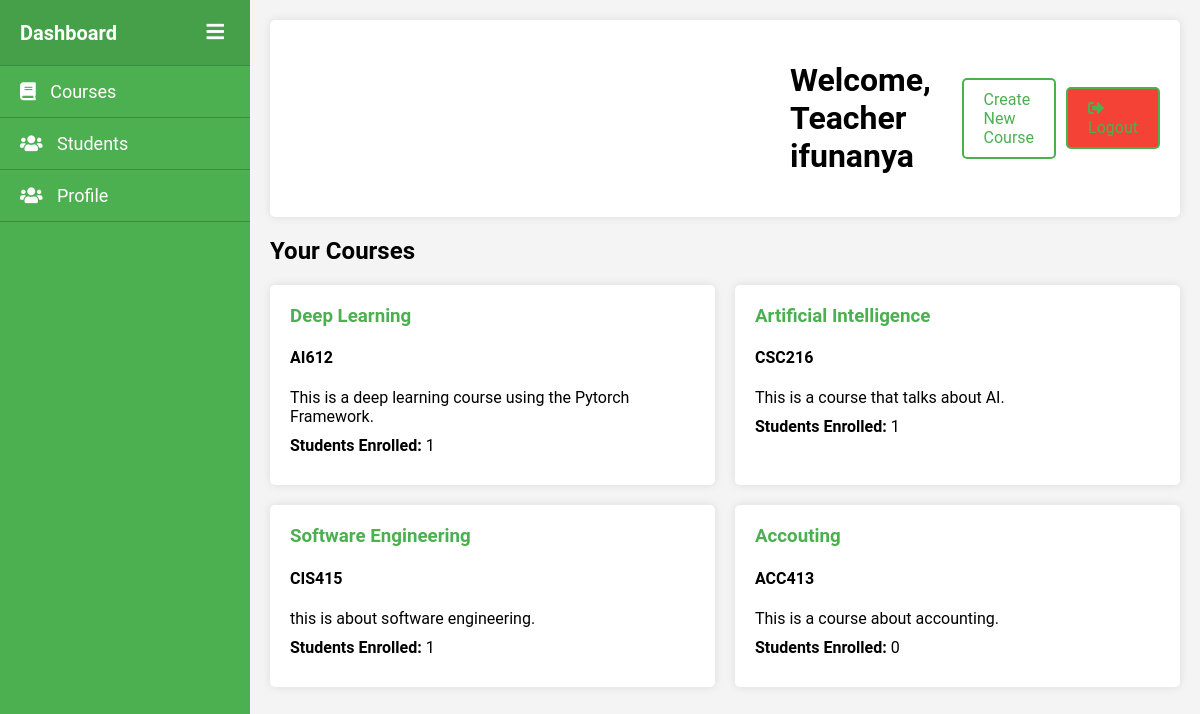
/attendace/teacher-dashboard (signed in), run on the app's committed database.
### accounts/models.py (models this page shows, shortened)
class User(AbstractUser):
    is_student = models.BooleanField(default=False)
    is_teacher = models.BooleanField(default=False)
    is_admin = models.BooleanField(default=False)

### attendace/models.py (models this page shows, shortened)
class Course(models.Model):
    course_title = models.CharField(max_length=50, default='')
    course_code = models.CharField(max_length=50, unique=True)
    description = models.TextField()
    requirements = models.TextField()
    start_date = models.DateField()
    end_date = models.DateField()
    teacher = models.ForeignKey(settings.AUTH_USER_MODEL, on_delete=models.CASCADE)
    students = models.ManyToManyField(settings.AUTH_USER_MODEL, related_name='enrolled_courses')

### attendace/views.py (the view)
# urls.py: path('teacher-dashboard', views.teacher_dashboard, name='teacher-dashboard'),
@login_required
def teacher_dashboard(request):
    courses = models.Course.objects.filter(teacher=request.user)
    return render(request, 'attendance/teacher_dashboard.html', {'courses': courses})

### attendace/templatetags/custom_filters.py (called while the page is built)
@register.filter
def first_sentence(value):
    sentences = value.split('.')
    if sentences:
        return sentences[0] + '.'  # Ensure the period is included
    return value

### attendace/templates/attendance/teacher_dashboard.html (shortened to what this page needs)
<!DOCTYPE html>
<html lang="en">
    {% load static %}
    {% load custom_filters %}
<head>
    <link rel="stylesheet" href="{% static 'attendace/css/teacher-dashboard.css' %}">
    <link rel="stylesheet" href="https://cdnjs.cloudflare.com/ajax/libs/font-awesome/5.15.3/css/all.min.css">
</head>
<body>
    <div class="sidebar" id="sidebar">
        <div class="sidebar-header">
            <h2>Dashboard</h2>
            <button class="toggle-btn" onclick="toggleSidebar()">
                <i class="fas fa-bars"></i>
            </button>
        </div>
        <ul class="nav-links">
            <li><a href="{% url 'attendace:teacher-dashboard' %}"><i class="fas fa-book"></i> Courses</a></li>
            <li><a href="#"><i class="fas fa-users"></i> Students</a></li>
            <li><a href="{% url 'attendace:user-profile' %}"><i class="fas fa-users"></i> Profile</a></li>
        </ul>
    </div>
    <div class="main-content" id="main-content">
        <header>
            <h1 style='padding-left:500px;'>Welcome, Teacher {{user.username}}</h1>
            <div class="header-actions">
                <a href="{% url 'attendace:create-course' %}" class="create-course-button">Create New Course</a>
                <a href={% url 'logout' %} class="logout-button"><i class="fas fa-sign-out-alt"></i> Logout</a>
            </div>
        </header>
        <main>
            <h2>Your Courses</h2>
            <div class="courses">
            {% for course in courses %}
                <div class="course-card">
                    <a href = {% url 'attendace:course-detail' course.id%}><h3>{{course.course_title}}</h3></a>
                    <h4>{{course.course_code}}</a></h4>
                    <p>{{ course.description|first_sentence }}</p>
                    <p><strong>Students Enrolled:</strong> <a href={% url 'attendace:enrolled-students' course.id%}>{{course.students.count}}</a></p>
                </div>
                {% endfor %}
            </div>
        </main>
    </div>
</body>
</html>

### attendace/static/attendace/css/teacher-dashboard.css (style rules this page uses)
body { font-family: 'Roboto', sans-serif; margin: 0; background-color: #f4f4f4; display: flex; height: 100vh; }
.sidebar { width: 250px; background-color: #4CAF50; color: white; display: flex; flex-direction: column; position: fixed; height: 100%; }
.sidebar-header { padding: 20px; text-align: center; background-color: #45A049; border-bottom: 1px solid #388E3C; }
.nav-links { list-style: none; padding: 0; margin: 0; flex-grow: 1; }
.nav-links li { border-bottom: 1px solid #388E3C; }
.nav-links a { color: white; text-decoration: none; display: block; padding: 15px 20px; font-size: 18px; }
.nav-links a i { margin-right: 10px; }
.main-content { margin-left: 250px; padding: 20px; flex-grow: 1; }
header { display: flex; justify-content: space-between; align-items: center; background-color: #fff; padding: 20px; border-radius: 5px; box-shadow: 0 0 10px rgba(0, 0, 0, 0.1); margin-bottom: 20px; }
.header-actions { display: flex; align-items: center; }
.header-actions a { margin-left: 10px; text-decoration: none; color: #4CAF50; padding: 10px 20px; border: 2px solid #4CAF50; border-radius: 5px; transition: background-color 0.3s, color 0.3s; }
.logout-button { background-color: #f44336; border-color: #f44336; color: white; }
.sidebar { width: 250px; background-color: #4CAF50; color: white; display: flex; flex-direction: column; position: fixed; height: 100%; transition: width 0.3s; }
.sidebar-header { display: flex; justify-content: space-between; align-items: center; padding: 20px; background-color: #45A049; border-bottom: 1px solid #388E3C; }
.sidebar-header h2 { margin: 0; font-size: 20px; }
.sidebar-header .toggle-btn { background: none; border: none; color: white; font-size: 20px; cursor: pointer; }
.nav-links a { color: white; text-decoration: none; display: block; padding: 15px 20px; font-size: 18px; transition: padding 0.3s; }
.main-content { margin-left: 250px; padding: 20px; flex-grow: 1; transition: margin-left 0.3s; }
.courses { display: flex; flex-wrap: wrap; gap: 20px; }
.course-card { background-color: white; padding: 20px; border-radius: 5px; box-shadow: 0 0 10px rgba(0, 0, 0, 0.1); width: calc(50% - 10px); box-sizing: border-box; transition: transform 0.3s, box-shadow 0.3s; }
.course-card h3 { margin-top: 0; color: #4CAF50; }
.course-card p { margin: 10px 0; }
.course-card { background-color: white; padding: 20px; border-radius: 5px; box-shadow: 0 0 10px rgba(0, 0, 0, 0.1); width: calc(50% - 10px); box-sizing: border-box; }

### attendace/templates/attendance/teacher_dashboard.html (style rules this page uses)
a { text-decoration: none; color: inherit; }

### data on the page
User: username "ifunanya"
Course: course_title "Deep Learning", course_code "AI612", description|first_sentence "This is a deep learning course using the Pytorch Framework.", students.count "1"
Course: course_title "Artificial Intelligence", course_code "CSC216", description|first_sentence "This is a course that talks about AI.", students.count "1"
Course: course_title "Software Engineering", course_code "CIS415", description|first_sentence "this is about software engineering.", students.count "1"
Course: course_title "Accouting", course_code "ACC413", description|first_sentence "This is a course about accounting.", students.count "0"
